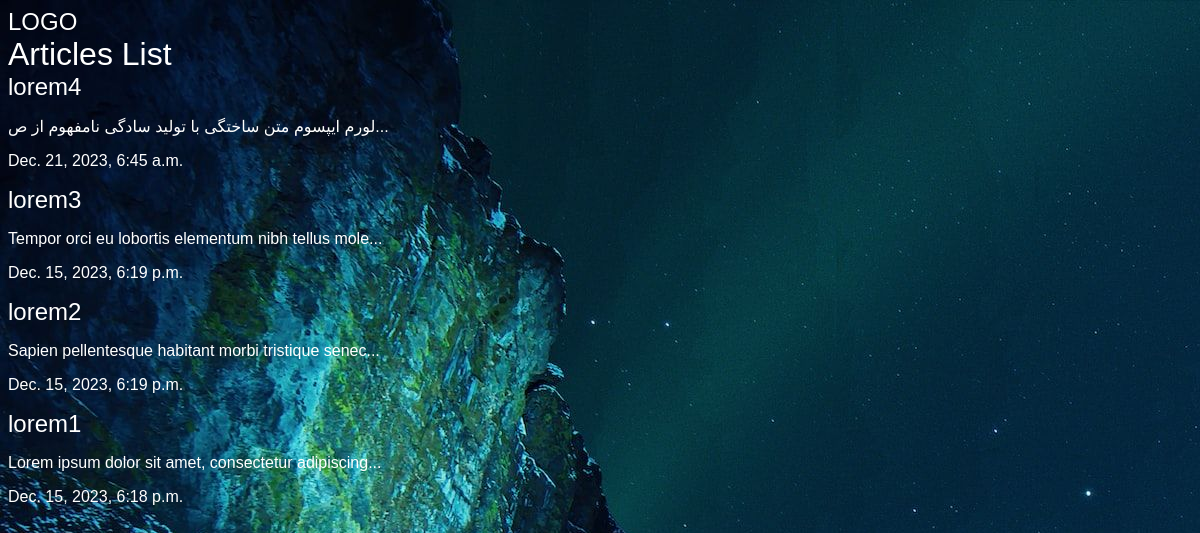
The app's page /articles/ with its own data.
### articles/models.py (models this page shows, shortened)
class Article(models.Model):
    title = models.CharField(max_length = 100)
    slug = models.SlugField()
    body = models.TextField()
    date = models.DateTimeField(auto_now_add = True)
    image = models.ImageField(default='default.jpg', blank=True)
    def snippet(self):
        return self.body[:50] + '...'

### articles/views.py (the view)
# urls.py: path('', views.articles_list, name = "list"),
def articles_list(request):
    articles = models.Article.objects.all().order_by('-date')
    args = {'articles':articles}
    return render(request, 'articles/articleslist.html', args)

### articles/templates/articles/articleslist.html (shortened to what this page needs)
{%extends 'base.html'%}
{%block content%}
<div class="container">
    <h1>Articles List</h1>
    {% for article in articles %}
    <h2><a href= "{% url 'articles:detail' slug=article.slug %}">{{article.title}}</a></h2>
    <p>{{article.snippet}}</p>
    <p>{{article.date}}</p>
    {% endfor %}
</div>
{%endblock%}

### templates/base.html (shortened to what this page needs)
{% load static %}
<!DOCTYPE html>
<html lang="en">
<head>
    <link rel="stylesheet" href="{% static 'styles.css' %}">
</head>
<body>
    <h2><a href="{% url 'articles:list'%}">LOGO</a></h2>
    <div class ="wrapper">
        {%block content%}
        {%endblock%}
    </div>
</body>
</html>

### assets/styles.css (style rules this page uses)
body { background-color : #0f121f; background-image: url(/static/stars.jpg); color: #fff; background-repeat: no-repeat; background-attachment: fixed; }
body * { font-family: arial; }
h1, h2, h3, h4, h5, h6 { font-weight: normal; margin: 0; }
a, a:hover, a:visited { color: #fff; text-decoration: none; }

### records on screen
Article: title "lorem4", snippet "لورم ایپسوم متن ساختگی با تولید سادگی نامفهوم از ص...", date "Dec. 21, 2023, 6:45 a.m."
Article: title "lorem3", snippet "Tempor orci eu lobortis elementum nibh tellus mole...", date "Dec. 15, 2023, 6:19 p.m."
Article: title "lorem2", snippet "Sapien pellentesque habitant morbi tristique senec...", date "Dec. 15, 2023, 6:19 p.m."
Article: title "lorem1", snippet "Lorem ipsum dolor sit amet, consectetur adipiscing...", date "Dec. 15, 2023, 6:18 p.m."
